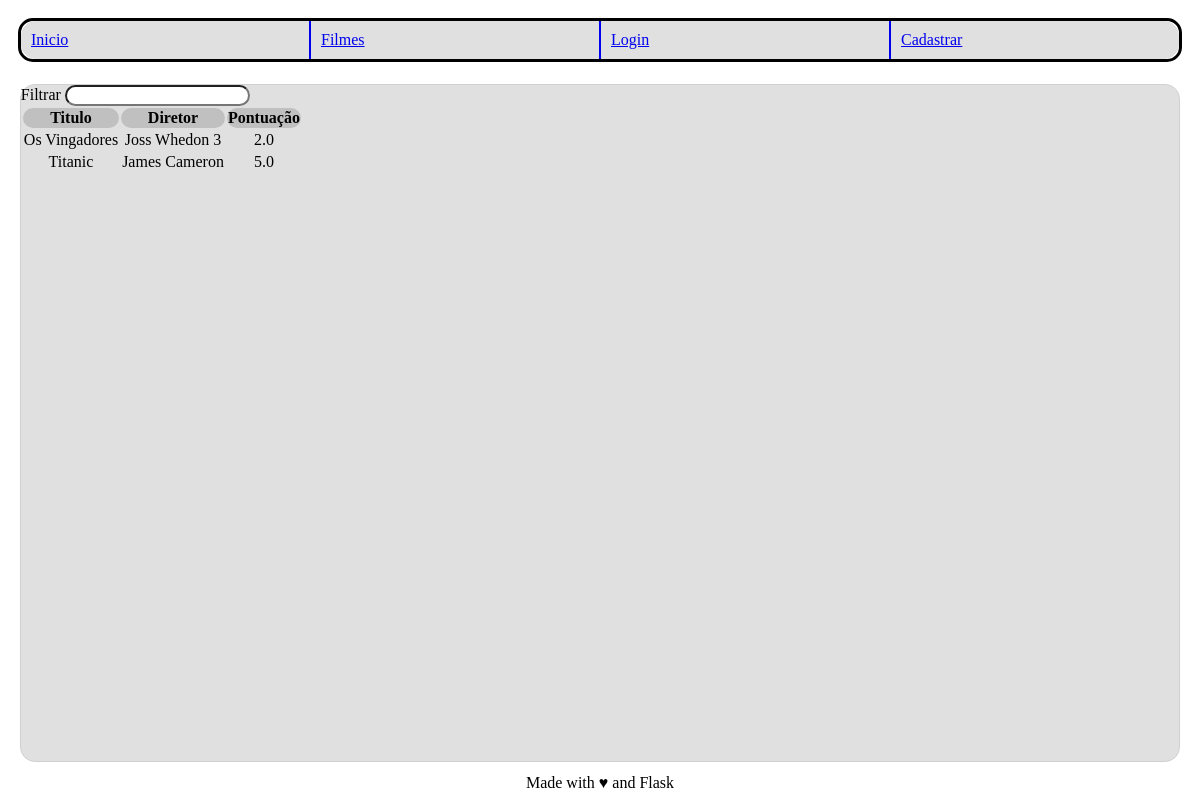
The page /filme/ on the database as committed earlier.
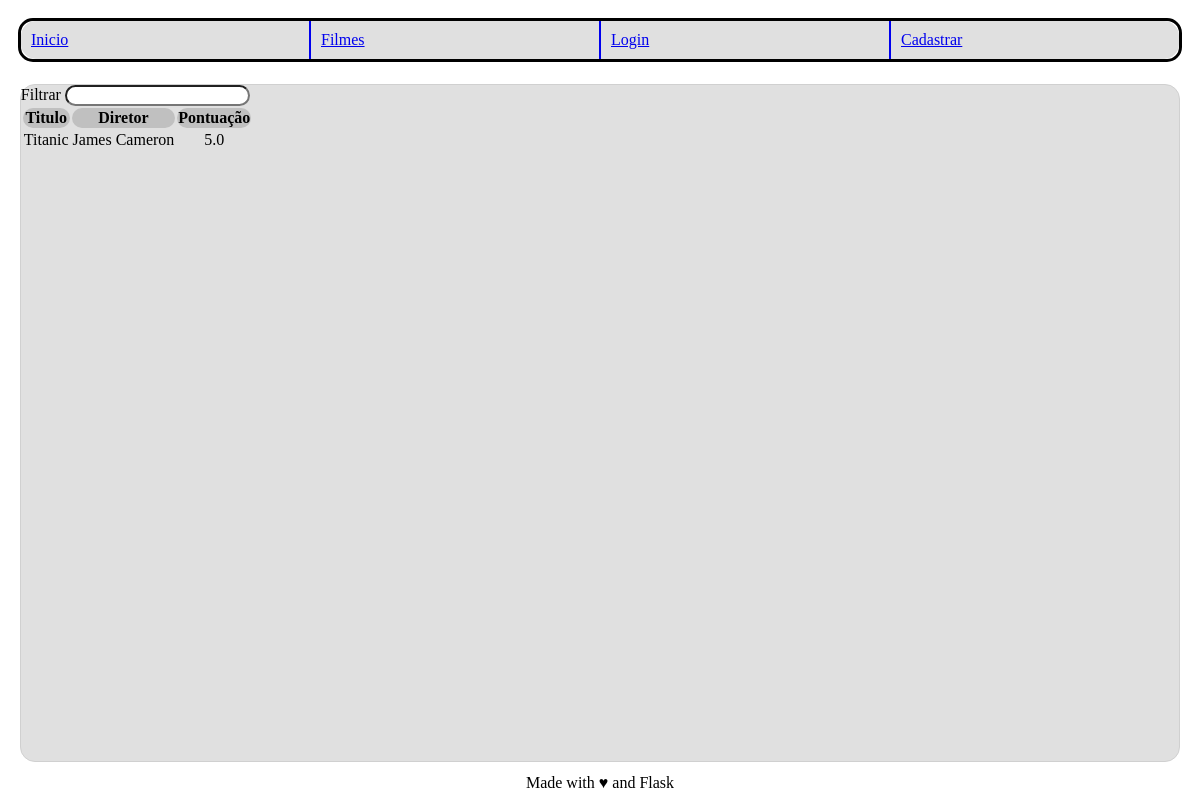
The same page on the database as committed later.
### imdb/filme/models.py (models this page shows, shortened)
class Filme(db.Model):
   __tablename__ = 'filme'
   id = db.Column(db.Integer, primary_key=True)
   titulo = db.Column(db.String(160), unique=True, nullable=False)
   id_imdb = db.Column(db.String(7), unique=True, nullable=False)
   atores = db.Column(db.String(1000), nullable=False)
   diretor = db.Column(db.String(160), nullable=False)
   avaliacoes = db.relationship('Avaliacao', cascade="all,delete", backref='filme', lazy= True)
   def media_avaliacao(self):
       media = 0
       avaliacoes = self.avaliacoes
       total = sum([avaliacao.estrelas for avaliacao in avaliacoes])
       if len(avaliacoes) > 0:
           media = total /len(avaliacoes)
       return media

class Avaliacao(db.Model):
    __tablename__ = 'avaliacao'
    id = db.Column(db.Integer, primary_key=True)
    titulo = db.Column(db.String(200), nullable=False)
    corpo = db.Column(db.String(500))
    estrelas = db.Column(db.Integer, nullable=False)
    id_filme = db.Column(db.Integer, db.ForeignKey('filme.id'), nullable=False)
    id_usuario = db.Column(db.Integer, db.ForeignKey('usuario.id'), nullable=False)

### imdb/filme/views.py (the view)
@filme.route("/", methods=["GET", "POST"])
def lista():
    filmes = []
    if request.method == "POST":
        busca = request.form.get("busca")
        filmes += Filme.query.filter(Filme.titulo.like(f"%{busca}%"))
        filmes += Filme.query.filter(Filme.id_imdb.like(f"%{busca}%"))
        filmes += Filme.query.filter(Filme.diretor.like(f"%{busca}%"))
        filmes += Filme.query.filter(Filme.atores.like(f"%{busca}%"))
        filmes = set(list(filmes))
    else:
        filmes = Filme.query.all()
    return render_template("lista.html.j2", filmes=filmes)

### imdb/filme/templates/lista.html.j2 (shortened to what this page needs)
{% extends "base.html.j2" %}
{% block content %}
<form action="{{url_for('filme.lista')}}" method="POST">
   <div>
      <label for="busca">Filtrar</label>
      <input type="text" name="busca"/>
   </div>
</form>
<table>
  <tr>
    <th>Titulo</th>
    <th>Diretor</th>
    <th>Pontuação</th>
  </tr>
  {% for filme in filmes %}
    <tr>
      <td>{{filme.titulo}}</td>
      <td>{{filme.diretor}}</td>
      <td>{{filme.media_avaliacao()|round(1)}}</td>
    </tr>
  {% endfor%}
</table>
{% endblock %}

Rows that differ between the two databases and show on the page:
removed Filme: titulo "Os Vingadores", diretor "Joss Whedon 3", media_avaliacao "2.0"
